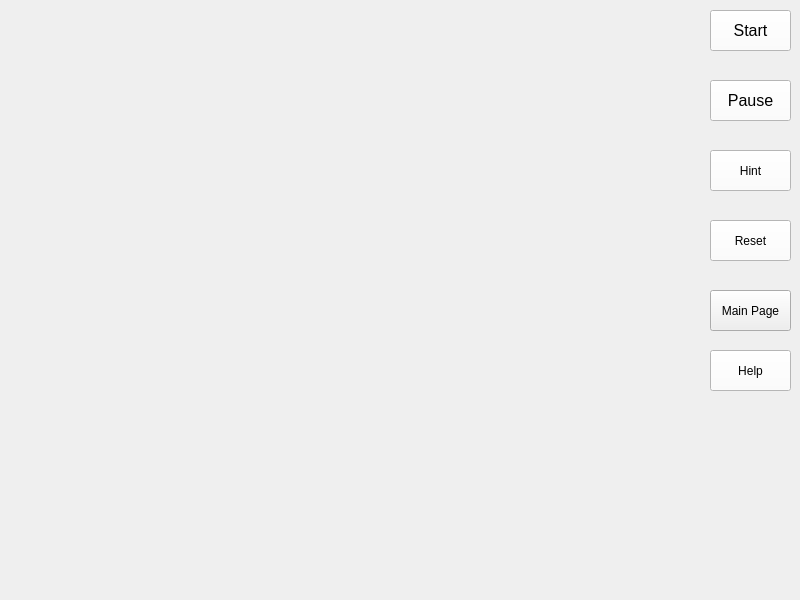
<?xml version="1.0" encoding="UTF-8"?>
<ui version="4.0">
 <class>BasicModeWindow</class>
 <widget class="QMainWindow" name="BasicModeWindow">
  <property name="geometry">
   <rect>
    <x>0</x>
    <y>0</y>
    <width>800</width>
    <height>600</height>
   </rect>
  </property>
  <property name="windowTitle">
   <string>MainWindow</string>
  </property>
  <property name="styleSheet">
   <string notr="true">background: url(:/images/res/bkg3.jpg)</string>
  </property>
  <widget class="QWidget" name="centralwidget">
   <widget class="QPushButton" name="startButton">
    <property name="geometry">
     <rect>
      <x>710</x>
      <y>10</y>
      <width>81</width>
      <height>41</height>
     </rect>
    </property>
    <property name="font">
     <font>
      <pointsize>12</pointsize>
     </font>
    </property>
    <property name="styleSheet">
     <string notr="true">background-color: rgb(255, 255, 255);</string>
    </property>
    <property name="text">
     <string>Start</string>
    </property>
   </widget>
   <widget class="QPushButton" name="pauseButton">
    <property name="geometry">
     <rect>
      <x>710</x>
      <y>80</y>
      <width>81</width>
      <height>41</height>
     </rect>
    </property>
    <property name="font">
     <font>
      <pointsize>12</pointsize>
     </font>
    </property>
    <property name="styleSheet">
     <string notr="true">background-color: rgb(255, 255, 255);</string>
    </property>
    <property name="text">
     <string>Pause</string>
    </property>
   </widget>
   <widget class="QPushButton" name="hintButton">
    <property name="geometry">
     <rect>
      <x>710</x>
      <y>150</y>
      <width>81</width>
      <height>41</height>
     </rect>
    </property>
    <property name="styleSheet">
     <string notr="true">background-color: rgb(255, 255, 255);</string>
    </property>
    <property name="text">
     <string>Hint</string>
    </property>
   </widget>
   <widget class="QPushButton" name="resetButton">
    <property name="geometry">
     <rect>
      <x>710</x>
      <y>220</y>
      <width>81</width>
      <height>41</height>
     </rect>
    </property>
    <property name="styleSheet">
     <string notr="true">background-color: rgb(255, 255, 255);</string>
    </property>
    <property name="text">
     <string>Reset</string>
    </property>
   </widget>
   <widget class="QWidget" name="picWidget" native="true">
    <property name="geometry">
     <rect>
      <x>0</x>
      <y>0</y>
      <width>701</width>
      <height>481</height>
     </rect>
    </property>
    <property name="styleSheet">
     <string notr="true">background-image: url();</string>
    </property>
   </widget>
   <widget class="QPushButton" name="helpButton">
    <property name="geometry">
     <rect>
      <x>710</x>
      <y>350</y>
      <width>81</width>
      <height>41</height>
     </rect>
    </property>
    <property name="styleSheet">
     <string notr="true">background-color: rgb(255, 255, 255);</string>
    </property>
    <property name="text">
     <string>Help</string>
    </property>
   </widget>
   <widget class="QPushButton" name="BackToMain">
    <property name="geometry">
     <rect>
      <x>710</x>
      <y>290</y>
      <width>81</width>
      <height>41</height>
     </rect>
    </property>
    <property name="text">
     <string>Main Page</string>
    </property>
   </widget>
  </widget>
 </widget>
 <resources/>
 <connections/>
</ui>
